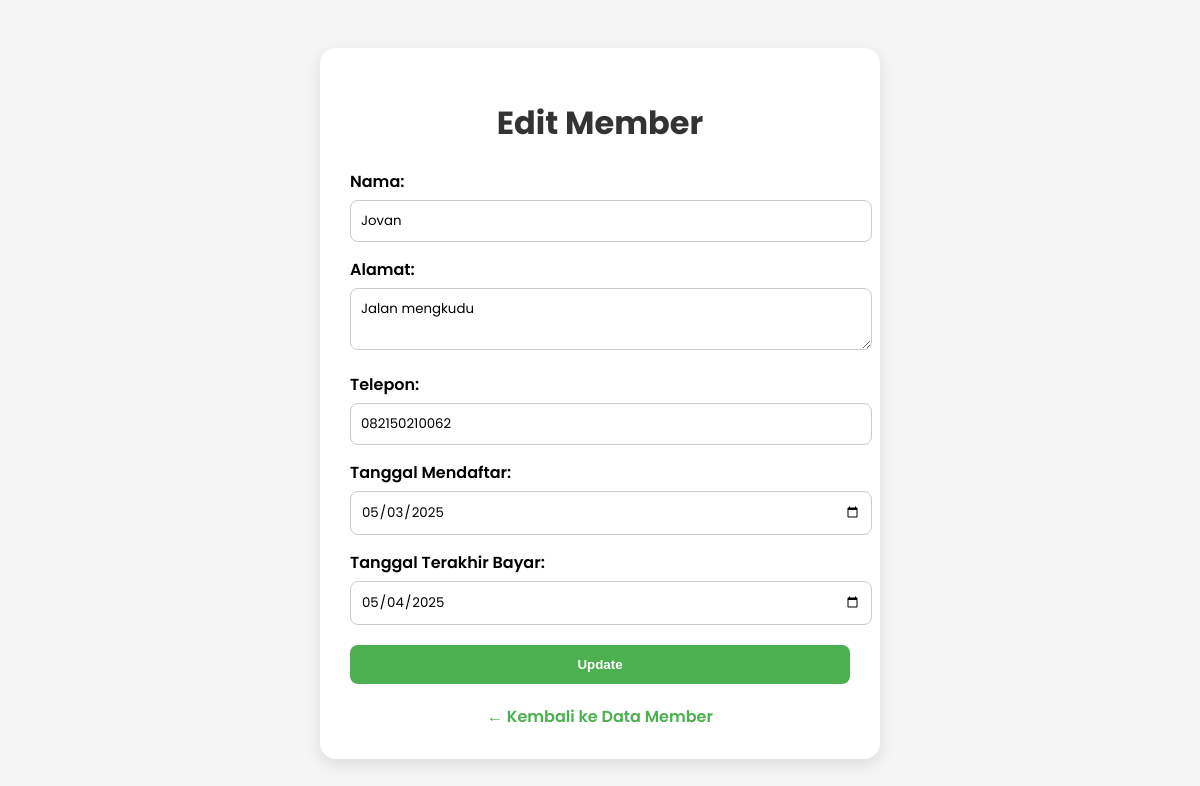
The app's page /Laprak5_Web/FormMember.php?id=7 with its own data.
### tables this page shows
CREATE TABLE `member` (
  `id` int(11) NOT NULL,
  `nama` varchar(100) NOT NULL,
  `alamat` text DEFAULT NULL,
  `telepon` varchar(20) DEFAULT NULL,
  `tanggal_mendaftar` date DEFAULT NULL,
  `tanggal_terakhir_bayar` date DEFAULT NULL
);

### Laprak5_Web/Model.php (called while the page is built, shortened)
<?php
function getMemberById($id) {
    $conn = koneksiDatabase();
    $id = mysqli_real_escape_string($conn, $id);
    $result = mysqli_query($conn, "SELECT * FROM member WHERE id = '$id'");
    return mysqli_fetch_assoc($result);
}
?>

### Laprak5_Web/FormMember.php (the view, shortened to what this page needs)
<?php
require_once("Model.php");
$edit = false;
$member = ['id' => '', 'nama' => '', 'alamat' => '', 'telepon' => '', 'tanggal_mendaftar' => '', 'tanggal_terakhir_bayar' => ''];
if (isset($_GET['id'])) {
    $edit = true;
    $member = getMemberById($_GET['id']);
}
?>
<!DOCTYPE html>
<html>
<head>
</head>
<body>
    <div class="form-container">
        <h1><?= $edit ? "Edit" : "Tambah"; ?> Member</h1>
        <form method="post">
            <label>Nama:</label>
            <input type="text" name="nama" value="<?= $member['nama']; ?>" required>
            <label>Alamat:</label>
            <textarea name="alamat" required><?= $member['alamat']; ?></textarea>
            <label>Telepon:</label>
            <input type="text" name="telepon" value="<?= $member['telepon']; ?>" required>
            <label>Tanggal Mendaftar:</label>
            <input type="date" name="tanggal_mendaftar" value="<?= $member['tanggal_mendaftar'] ?? ''; ?>" required>
            <label>Tanggal Terakhir Bayar:</label>
            <input type="date" name="tanggal_terakhir_bayar" value="<?= $member['tanggal_terakhir_bayar'] ?? ''; ?>" required>
            <input type="submit" name="submit" value="<?= $edit ? "Update" : "Simpan"; ?>">
        </form>
        <a href="Member.php" class="back-link">← Kembali ke Data Member</a>
    </div>
</body>
</html>

### Laprak5_Web/FormMember.php (style rules this page uses)
body { font-family: 'Poppins', sans-serif; background-color: #f5f5f5; padding: 40px; }
.form-container { background: white; max-width: 500px; margin: auto; padding: 30px; border-radius: 16px; box-shadow: 0 6px 16px rgba(0,0,0,0.1); }
h1 { text-align: center; color: #333; }
label { display: block; margin-top: 15px; font-weight: 600; }
input[type="text"], input[type="date"], textarea { width: 100%; padding: 10px; margin-top: 6px; border: 1px solid #ccc; border-radius: 8px; font-family: 'Poppins', sans-serif; }
input[type="submit"] { background-color: #4caf50; color: white; border: none; padding: 12px 20px; font-weight: 600; border-radius: 8px; margin-top: 20px; width: 100%; cursor: pointer; }
.back-link { display: block; margin-top: 20px; text-align: center; text-decoration: none; color: #4caf50; font-weight: 600; }

### records on screen
member: nama "Jovan", alamat "Jalan mengkudu", telepon "082150210062", tanggal_mendaftar "05/03/2025", tanggal_terakhir_bayar "05/04/2025"
